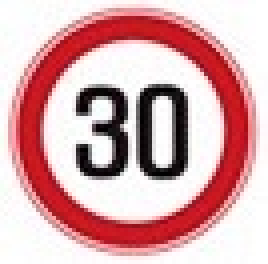
#> input picture 캡스톤/30-4.png, 67 x 66 px (shown 4 times larger)
$ python detection.py
#> lines starting #> are read from the running program, lines starting #| are printed output that depends on the picture; after the words box and inside, x2 and y2 are one past the last pixel; in counts of white or black regions, pixels touching at a corner belong together
import cv2
import numpy as np

template = cv2.imread('./30-4.png', 0)
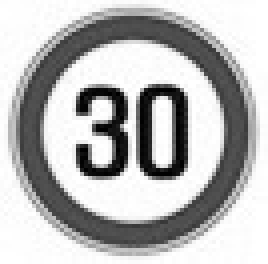
#> template: shape (66, 67) (shown 4 times larger); min 0, max 255, mean 184.5
temW, temH = template.shape[::-1]
#> temW = 67; temH = 66
threshold = 0.6

def findTemplate(frame, template) :
    frameGray = cv2.cvtColor(frame, cv2.COLOR_BGR2GRAY)

    res = cv2.matchTemplate(frameGray, template, cv2.TM_CCOEFF_NORMED)
    loc = np.where(res >= threshold)

    cv2.imshow('match', res)

    return len(loc[0])

def contourTracking(frame) :
    frameBlur = cv2.GaussianBlur(frame, (5,5), 0)
    frameYuv = cv2.cvtColor(frameBlur, cv2.COLOR_BGR2YUV)
    frameY, frameU, frameV = cv2.split(frameYuv)
    cannyU = cv2.Canny(frameU, 150, 255, apertureSize=3)
    cannyV = cv2.Canny(frameV, 50, 200, apertureSize=3)
    contoursU, _ = cv2.findContours(cannyU, cv2.RETR_EXTERNAL, cv2.CHAIN_APPROX_SIMPLE)
    contoursV, _ = cv2.findContours(cannyV, cv2.RETR_EXTERNAL, cv2.CHAIN_APPROX_SIMPLE)

    for cnt in contoursV :
        (x, y, w, h) = cv2.boundingRect(cnt)
        cv2.rectangle(frame, (x,y), (x+w, y+h),(0,0,255),2)

    return frame, cannyV

def signDetectCamera(video) :
    while True :
        s, frame = video.read()
        #frame = cv2.resize(frame, (1280,720))

        found = findTemplate(frame, template)

        if(found > 0) :
            frame, canny = contourTracking(frame)
            cv2.imshow('result', frame)
            cv2.imshow('canny', canny)
        else :
            cv2.imshow('result', frame)

        if cv2.waitKey(30) & 0xff == 27 :
            break;

def signDetectVideo(video) :
    while True :
        if(video.get(cv2.CAP_PROP_POS_FRAMES) == video.get(cv2.CAP_PROP_FRAME_COUNT)):
            video.open("./road.mp4")

        s, frame = video.read()
        frame = cv2.resize(frame, (1280,720))

        found = findTemplate(frame, template)

        if(found > 0) :
            frame, canny = contourTracking(frame)
            cv2.imshow('result', frame)
            cv2.imshow('canny', canny)
        else :
            cv2.imshow('result', frame)

        if cv2.waitKey(int(video.get(cv2.CAP_PROP_FPS))) & 0xff == 27 :
            break;

cam = cv2.VideoCapture(0)
vid = cv2.VideoCapture('./road.mp4')
if cam.isOpened() :
    cam.set(3, 640)
    cam.set(4, 360)

    signDetectCamera(cam)
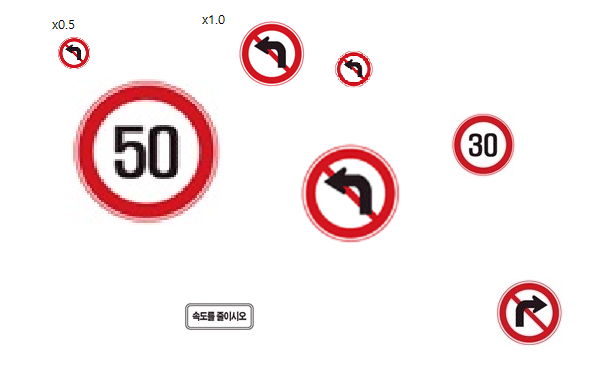
#> input picture 캡스톤/test.png, 597 x 386 px, given in place of the camera
#> in signDetectCamera, frame is the input picture: shape (386, 597, 3); mean B, G, R 236, 235.3, 246.9
#> in findTemplate, `res = cv2.matchTemplate(frameGray, template, cv2.TM_CCOEFF_NORMED)`:
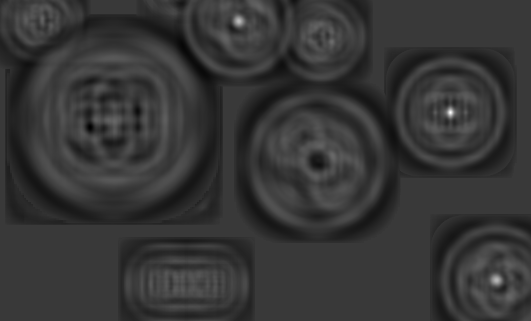
#> res: shape (321, 531) float32; min -0.293, max 0.999, mean -0.0156; drawn with min black and max white
#> in findTemplate, `loc = np.where(res >= threshold)`: loc = 39 positions, rows 19 to 281, columns 237 to 497
#> in signDetectCamera, `found = findTemplate(frame, template)`: found = 39
#> in contourTracking, `frameYuv = cv2.cvtColor(frameBlur, cv2.COLOR_BGR2YUV)`: frameYuv: shape (386, 597, 3); mean of channels 0, 1, 2 238.9, 126.6, 135.1
#> in contourTracking, `frameY, frameU, frameV = cv2.split(frameYuv)`:
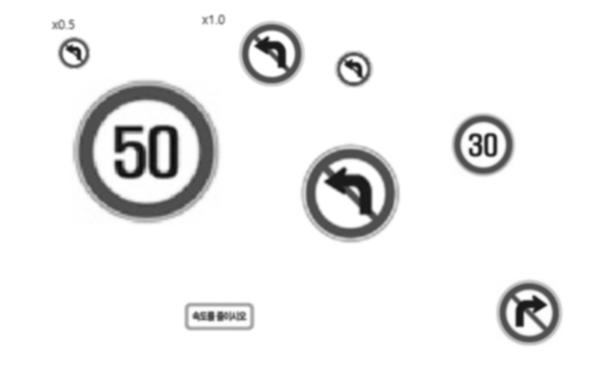
#> frameY: shape (386, 597); min 11, max 255, mean 238.9
#> in contourTracking, `frameY, frameU, frameV = cv2.split(frameYuv)`:
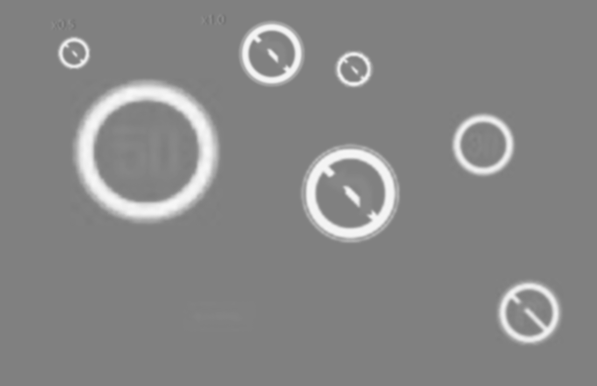
#> frameV: shape (386, 597); min 115, max 248, mean 135.1
#> in contourTracking, `cannyU = cv2.Canny(frameU, 150, 255, apertureSize=3)`: cannyU: shape (386, 597); every value is 0
#> in contourTracking, `cannyV = cv2.Canny(frameV, 50, 200, apertureSize=3)`:
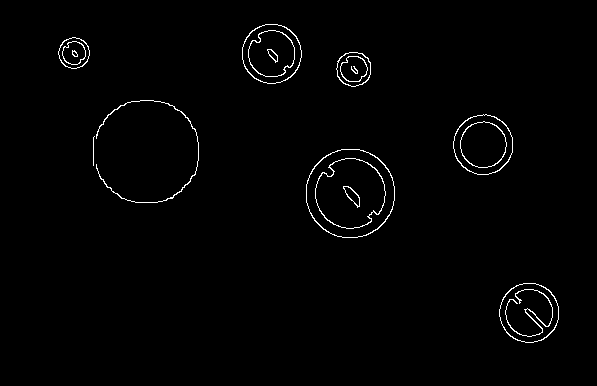
#> cannyV: shape (386, 597); 1.2% white in thin lines or dots, all inside (x1, y1, x2, y2) = (58, 24, 559, 343)
#> in contourTracking, `contoursU, _ = cv2.findContours(cannyU, cv2.RETR_EXTERNAL, cv2.CHAIN_A..`: contoursU = []
#> in contourTracking, `contoursV, _ = cv2.findContours(cannyV, cv2.RETR_EXTERNAL, cv2.CHAIN_A..`: contoursV = 8 contours, 1 with area under 20; largest, box (x1, y1, x2, y2) and area: (306, 149, 395, 238) 6211, (453, 114, 513, 175) 2782, (242, 24, 302, 84) 2768, (499, 283, 559, 343) 2764, (336, 52, 371, 87) 929, (58, 37, 90, 69) 740, (96, 100, 199, 203) 76
#> the loop in contourTracking, `for cnt in contoursV :` made 8 passes
#> (x, y, w, h) on passes 1, 2, 4, 5, 6, 7, 8: (499, 283, 60, 60), (306, 149, 89, 89), (453, 114, 60, 61), (96, 100, 103, 103), (336, 52, 35, 35), (58, 37, 32, 32), (242, 24, 60, 60)
#> (cnt, x, y, w, h) on pass 3: ([[94, 136], [93, 137], [93, 165], [93, 137]], 93, 136, 2, 30)
#> after the loop in contourTracking, `for cnt in contoursV :`:
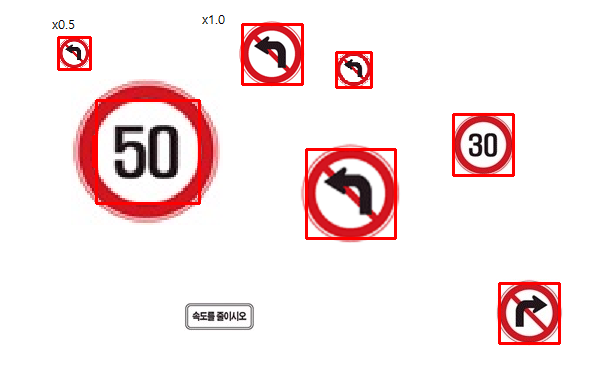
#> frame: shape (386, 597, 3); 2.32% of pixels changed, all inside (x1, y1, x2, y2) = (57, 23, 561, 345)
#> (key Esc is pressed here)

    cam.release()
elif vid.isOpened() :
    signDetectVideo(vid)

    vid.release()
else :
    print("NoVideo")

cv2.destroyAllWindows()
